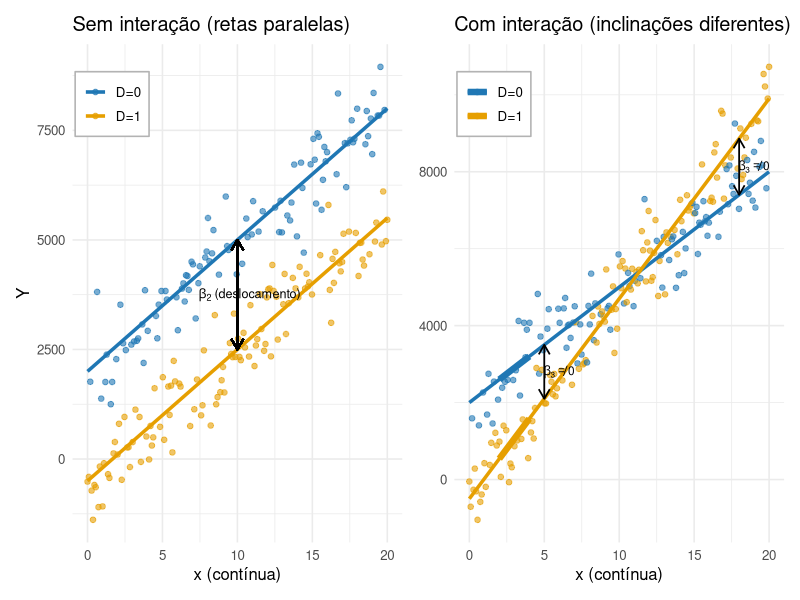

This chart was generated by the following R code:
## ---- chunk 1
#| echo: false
#| warning: false
#| message: false
#| fig-cap: "Efeito de dummy e interação (retas paralelas vs. inclinações diferentes)"
#| fig-width: 12
#| fig-height: 4.6
#| dpi: 150

suppressPackageStartupMessages({
  library(dplyr)
  library(ggplot2)
  library(patchwork)
})

set.seed(42)

n <- 220
x <- seq(0, 20, length.out = n)
D <- rbinom(n, 1, 0.5)

# Parâmetros (iguais ao Python)
b0 <- 2000; b1 <- 300; b2 <- -2500; sigma <- 600
y_sem <- b0 + b1*x + b2*D + rnorm(n, 0, sigma)

b0i <- 2000; b1i <- 300; b2i <- -2500; b3i <- 220
y_int <- b0i + b1i*x + b2i*D + b3i*(x*D) + rnorm(n, 0, sigma)

df <- tibble(
  x = x,
  D = factor(D, levels = c(0, 1), labels = c("D=0", "D=1")),
  y_sem = y_sem,
  y_int = y_int
)

# Malha p/ linhas "teóricas"
xg <- seq(0, 20, length.out = 200)

lin_sem <- tibble(
  x = rep(xg, 2),
  D = factor(rep(c(0, 1), each = length(xg)), levels = c(0, 1), labels = c("D=0", "D=1")),
  y = c(b0 + b1*xg, b0 + b1*xg + b2)
)

lin_int <- tibble(
  x = rep(xg, 2),
  D = factor(rep(c(0, 1), each = length(xg)), levels = c(0, 1), labels = c("D=0", "D=1")),
  y = c(b0i + b1i*xg, b0i + (b1i + b3i)*xg + b2i)
)

# Cores (sem tab:orange)
col_D0 <- "#1f77b4"  # azul
col_D1 <- "#E69F00"  # laranja (válida no R)

# --- Painel (a): sem interação (paralelas)
x_ref <- 10
y0_ref <- b0 + b1*x_ref
y1_ref <- b0 + b1*x_ref + b2

pA <- ggplot(df, aes(x = x, y = y_sem, color = D)) +
  geom_point(size = 1.6, alpha = 0.6) +
  geom_line(data = lin_sem, aes(y = y, color = D), linewidth = 1.2) +
  # "seta" dupla (β2)
  geom_segment(x = x_ref, xend = x_ref, y = y0_ref, yend = y1_ref,
               inherit.aes = FALSE,
               arrow = arrow(ends = "both", type = "open", length = unit(0.12, "in")),
               linewidth = 0.6, color = "black") +
  annotate("text", x = x_ref + 0.8, y = (y0_ref + y1_ref)/2,
           label = expression(beta[2]~"(deslocamento)"),
           size = 3.2, vjust = 0.5) +
  scale_color_manual(values = c("D=0" = col_D0, "D=1" = col_D1)) +
  labs(title = "Sem interação (retas paralelas)", x = "x (contínua)", y = "Y") +
  theme_minimal(base_size = 12) +
  theme(legend.position = c(0.12, 0.88),
        legend.background = element_rect(fill = "white", color = "grey70"),
        legend.title = element_blank())

# --- Painel (b): com interação (inclinações diferentes)
# anotações do "gap" em dois pontos
gap_marks <- tibble(
  x = c(5, 18),
  y0 = b0i + b1i*c(5, 18),
  y1 = b0i + (b1i + b3i)*c(5, 18) + b2i
)

# "réguas" de inclinação (curtas, como no Python)
slope_seg <- tibble(
  grp = c("D=0","D=0","D=1","D=1"),
  x   = c(2, 4, 2, 4),
  y   = c(b0i + b1i*2, b0i + b1i*4,
          b0i + (b1i+b3i)*2 + b2i, b0i + (b1i+b3i)*4 + b2i)
)

pB <- ggplot(df, aes(x = x, y = y_int, color = D)) +
  geom_point(size = 1.6, alpha = 0.6) +
  geom_line(data = lin_int, aes(y = y, color = D), linewidth = 1.2) +
  # gaps em x=5 e x=18
  geom_segment(data = gap_marks,
               aes(x = x, xend = x, y = y0, yend = y1),
               inherit.aes = FALSE,
               arrow = arrow(ends = "both", type = "open", length = unit(0.11, "in")),
               linewidth = 0.6, color = "black") +
  annotate("text", x = gap_marks$x + 1.0, y = (gap_marks$y0 + gap_marks$y1)/2,
           label = expression(beta[3] != 0), size = 3.0, vjust = 0.5) +
  # réguas de inclinação
  geom_line(data = slope_seg, aes(x = x, y = y, color = grp),
            inherit.aes = FALSE, linewidth = 2.2) +
  scale_color_manual(values = c("D=0" = col_D0, "D=1" = col_D1)) +
  labs(title = "Com interação (inclinações diferentes)", x = "x (contínua)", y = NULL) +
  theme_minimal(base_size = 12) +
  theme(legend.position = c(0.12, 0.88),
        legend.background = element_rect(fill = "white", color = "grey70"),
        legend.title = element_blank())

pA + pB
